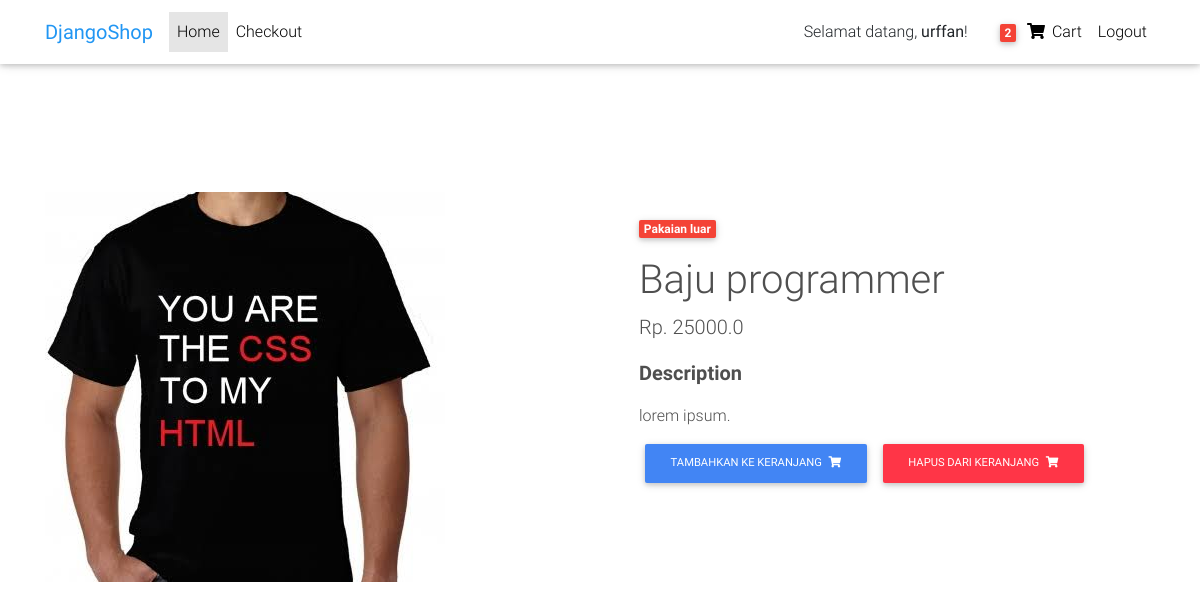
/product/test-product-2/ (signed in), run on the app's committed database.
### core/models.py (models this page shows, shortened)
class Order(models.Model):
    user            = models.ForeignKey(settings.AUTH_USER_MODEL, on_delete=models.CASCADE)
    items           = models.ManyToManyField(OrderItem)
    start_date      = models.DateTimeField(auto_now_add=True)
    ordered_date    = models.DateTimeField()
    ordered         = models.BooleanField(default=False)
    billing_address = models.ForeignKey(
        'BillingAddress', on_delete=models.SET_NULL, blank=True, null=True
    )
    payment         = models.ForeignKey(
        'Payment', on_delete=models.SET_NULL, blank=True, null=True
    )
    coupon          = models.ForeignKey('Coupon', on_delete=models.SET_NULL, blank=True, null=True)

class Item(models.Model):
    title           = models.CharField(max_length=100)
    price           = models.FloatField()
    discount_price  = models.FloatField(blank=True, null=True)
    category        = models.CharField(choices=CATEGORY_CHOICES, max_length=2)
    label           = models.CharField(choices=LABEL_CHOICES, max_length=1)
    slug            = models.SlugField()
    description     = models.TextField(null=True)
    image           = models.ImageField(null=True, blank=True)
    def get_add_to_cart_url(self):
        return reverse('core:add-to-cart', kwargs={
            'slug':self.slug
        })
    def get_remove_from_cart_url(self):
        return reverse('core:remove-from-cart', kwargs={
            'slug':self.slug
        })

### core/views.py (the view)
# urls.py: path('product/<slug>/', ItemDetailView.as_view(), name='product'),
class ItemDetailView(DetailView):
    model           = Item
    template_name   = 'product-page.html'

### core/templatetags/cart_template_tags.py (called while the page is built)
@register.filter
def cart_item_count(user):
    if user.is_authenticated:
        qs      = Order.objects.filter(user=user, ordered=False)
        if qs.exists():
            return qs[0].items.count()
    return 0

### templates/product-page.html (shortened to what this page needs)
{% extends 'base.html' %}
{% block content %}
{% include 'snippets/nav.html' %}
<main class="mt-5 pt-4">
  <div class="container dark-grey-text mt-5">
    <div class="row wow fadeIn">
      <div class="col-md-6 mb-4">
        <img src="{{ object.image.url }}" class="img-fluid" alt="">
      </div>
      <div class="col-md-6 mb-4">
        <div class="p-4">
          <div class="mb-3">
              <span class="badge red mr-1">{{ object.get_category_display }}</span>
          </div>
          <h1> {{ object.title }} </h1>
          <p class="lead">
            {% if object.discount_price %}
              <span class="mr-1">
                <del>Rp. {{ object.price }}</del>
              </span>
              <span>Rp. {{ object.discount_price }}</span>
            {% else %}
            <span>Rp. {{ object.price }}</span>
            {% endif %}
          </p>
          <p class="lead font-weight-bold">Description</p>
          <p>{{ object.description }}</p>
          {% if user.is_authenticated %}
          <a href="{{ object.get_add_to_cart_url }}" class="btn btn-primary btn-md my-0 p">
            Tambahkan ke keranjang
            <i class="fas fa-shopping-cart ml-1"></i>
          </a>
          <a href="{{ object.get_remove_from_cart_url }}" class="btn btn-danger btn-md my-0 p">
            Hapus dari keranjang
            <i class="fas fa-shopping-cart ml-1"></i>
          </a>
          {% endif %}
        </div>
      </div>
    </div>
  </div>
</main>
{% endblock content %}

### templates/snippets/nav.html (shortened to what this page needs)
{% load cart_template_tags %}
<nav class="navbar fixed-top navbar-expand-lg navbar-light white scrolling-navbar">
    <div class="container">
        <a class="navbar-brand waves-effect"target="_blank">
            <strong class="blue-text">DjangoShop</strong>
        </a>
        <div class="collapse navbar-collapse" id="navbarSupportedContent">
            <ul class="navbar-nav mr-auto">
                <li class="nav-item active">
                    <a class="nav-link waves-effect" href="{% url 'core:item-list' %}">Home
                    </a>
                </li>
                {% if request.user.is_authenticated %}
                <li class="nav-item">
                    <a class="nav-link waves-effect" href="{% url 'core:checkout' %}"
                    target="_blank">Checkout</a>
                </li>
                {% endif %}
            </ul>
            <ul class="navbar-nav nav-flex-icons">
                {% if request.user.is_authenticated %}
                <li class="nav-item mt-2 mr-4">
                    <span class="clearfix d-none d-sm-inline-block"> Selamat datang, <b>{{user}}</b>! </span>
                </li>
                <li class="nav-item">
                    <a href="{% url 'core:order-summary' %}" class="nav-link waves-effect">
                        <span class="badge red z-depth-1 mr-1"> {{ request.user|cart_item_count }} </span>
                        <i class="fas fa-shopping-cart"></i>
                        <span class="clearfix d-none d-sm-inline-block"> Cart </span>
                    </a>
                </li>
                <li class="nav-item">
                    <a href="{% url 'logout' %}" class="nav-link waves-effect">
                        <span class="clearfix d-none d-sm-inline-block"> Logout </span>
                    </a>
                </li>
                {% endif %}
            </ul>
        </div>
        </div>
    </nav>

### data on the page
Item: image (picture), category "Pakaian luar", title "Baju programmer", price "25000.0", description "lorem ipsum."

### other printed values
{{ user }} "urffan"
{{ request.user|cart_item_count }} "2"
